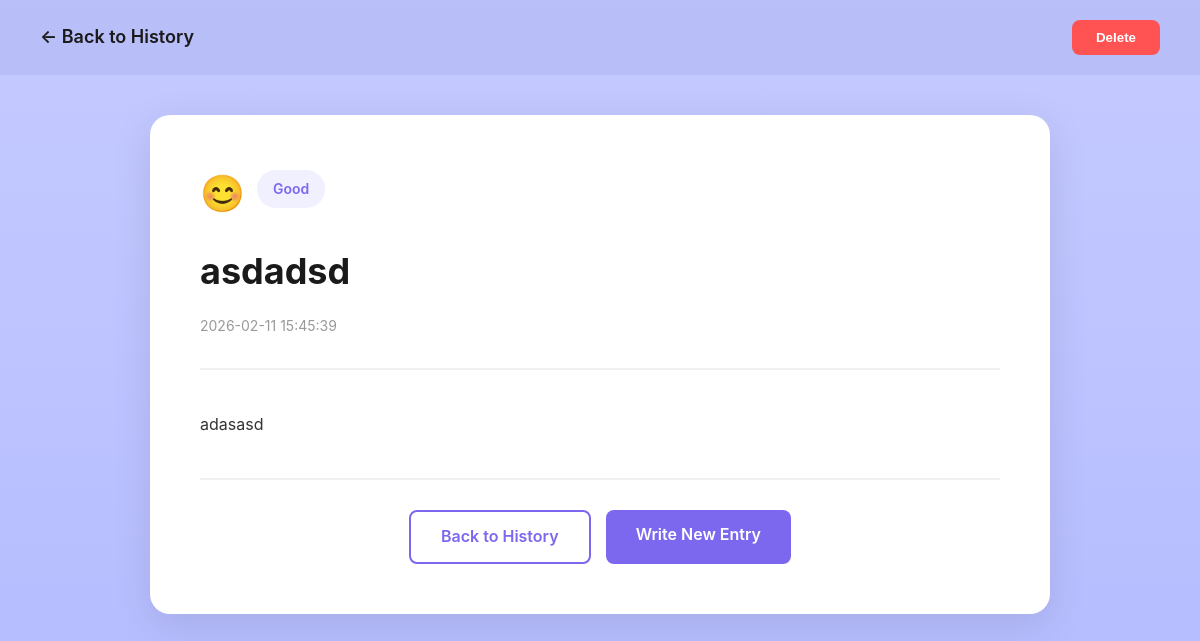
/entry/1 (signed in), run on the app's committed database.
### tables this page shows
CREATE TABLE Journal (
            id INTEGER PRIMARY KEY AUTOINCREMENT,
            user_username VARCHAR(20) NOT NULL,
            title VARCHAR(100) NOT NULL,
            content TEXT NOT NULL,
            timestamp DATETIME DEFAULT CURRENT_TIMESTAMP,
            sleep_hours FLOAT,
            mood TEXT,
            mood_rating REAL,
            tags TEXT,
            FOREIGN KEY (user_username) REFERENCES User(username) ON DELETE CASCADE
        );

### app.py (the view)
@app.route("/entry/<int:entry_id>", methods=["GET"])
def view_entry(entry_id):
    if not is_logged_in():
        return redirect(url_for("index"))
    username = session["Username"]
    conn = get_db_connection()
    entry = conn.execute(
        """
        SELECT id, title, content, strftime('%Y-%m-%d %H:%M:%S', timestamp) AS timestamp,
               mood, mood_rating
        FROM Journal WHERE id = ? AND user_username = ?
        """,
        (entry_id, username),
    ).fetchone()
    conn.close()
    if entry is None:
        flash("Entry not found", "error")
        return redirect(url_for("history"))
    return render_template("view_entry.html", entry=entry)

### app.py (called while the page is built)
def get_db_connection():
    conn = sqlite3.connect(DATABASE, check_same_thread=False)
    conn.row_factory = sqlite3.Row
    return conn

def is_logged_in():
    return "Username" in session

### templates/view_entry.html (shortened to what this page needs)
<!DOCTYPE html>
<html lang="en">
<head>
    <link rel="stylesheet" href="/static/style_redesigned.css">
</head>
<body class="view-entry-page">
    <div class="entry-topbar">
        <a href="/history" class="btn-back-simple">← Back to History</a>
        <div class="entry-actions">
            <form method="POST" action="/delete/{{ entry.id }}" style="display: inline;" onsubmit="return confirm('Are you sure you want to delete this entry?');">
                <button type="submit" class="btn-delete-entry">Delete</button>
            </form>
        </div>
    </div>
    <div class="entry-view-container">
        <div class="entry-view-header">
            <div class="entry-mood-badge">
                {% if entry.mood == 'happy' or entry.mood == 'good' %}
                    <span class="mood-emoji">😊</span>
                {% elif entry.mood == 'calm' or entry.mood == 'neutral' %}
                    <span class="mood-emoji">😌</span>
                {% elif entry.mood == 'sad' or entry.mood == 'bad' %}
                    <span class="mood-emoji">😢</span>
                {% elif entry.mood == 'anxious' %}
                    <span class="mood-emoji">😰</span>
                {% elif entry.mood == 'angry' %}
                    <span class="mood-emoji">😠</span>
                {% elif entry.mood == 'excited' %}
                    <span class="mood-emoji">😁</span>
                {% elif entry.mood == 'tired' %}
                    <span class="mood-emoji">😴</span>
                {% else %}
                    <span class="mood-emoji">📝</span>
                {% endif %}
                {% if entry.mood %}
                    <span class="mood-label">{{ entry.mood.capitalize() }}</span>
                {% endif %}
            </div>
            <h1 class="entry-view-title">{{ entry.title }}</h1>
            <div class="entry-meta-info">
                <span class="entry-date">{{ entry.timestamp }}</span>
            </div>
        </div>
        <div class="entry-view-content">
            <p>{{ entry.content | replace('\n', '<br>') | safe }}</p>
        </div>
        <div class="entry-view-footer">
            <a href="/history" class="btn-secondary">Back to History</a>
            <a href="/journal_entry" class="btn-primary">Write New Entry</a>
        </div>
    </div>
</body>
</html>

### static/style_redesigned.css (style rules this page uses)
* { margin: 0; padding: 0; box-sizing: border-box; }
body { font-family: 'Inter', -apple-system, BlinkMacSystemFont, 'Segoe UI', system-ui, sans-serif; background-color: #B3BAFF; color: #1A1A1A; line-height: 1.6; }
.mood-label { font-size: 14px; color: #666; margin-bottom: 10px; }
.btn-back-simple, .btn-dashboard-simple { color: #1A1A1A; text-decoration: none; font-weight: 600; font-size: 18px; }
.view-entry-page { background: linear-gradient(180deg, #C5CBFF 0%, #B3BAFF 100%); min-height: 100vh; }
.entry-topbar { display: flex; justify-content: space-between; align-items: center; padding: 20px 40px; background: rgba(155, 163, 232, 0.3); }
.entry-view-container { max-width: 900px; margin: 40px auto; background: white; border-radius: 20px; padding: 50px; box-shadow: 0 10px 40px rgba(0, 0, 0, 0.1); }
.entry-view-header { border-bottom: 2px solid #F0F0F0; padding-bottom: 30px; margin-bottom: 40px; }
.entry-mood-badge { display: flex; align-items: center; gap: 12px; margin-bottom: 20px; }
.mood-emoji { font-size: 36px; }
.mood-label { background: #F0F0FF; padding: 8px 16px; border-radius: 20px; font-weight: 600; color: #7B68EE; text-transform: capitalize; }
.entry-view-title { font-size: 36px; font-weight: 700; color: #1A1A1A; margin-bottom: 15px; }
.entry-meta-info { display: flex; gap: 20px; flex-wrap: wrap; }
.entry-date { color: #999; font-size: 14px; }
.entry-view-content { line-height: 1.8; font-size: 16px; color: #333; margin-bottom: 40px; }
.entry-view-content p { margin-bottom: 15px; }
.entry-view-footer { display: flex; gap: 15px; justify-content: center; padding-top: 30px; border-top: 2px solid #F0F0F0; }
.btn-delete-entry { background: #FF5252; color: white; padding: 10px 24px; border: none; border-radius: 8px; font-weight: 600; cursor: pointer; transition: background 0.3s; }
.btn-secondary { display: inline-block; background: transparent; color: #7B68EE; padding: 12px 30px; border: 2px solid #7B68EE; border-radius: 8px; text-decoration: none; font-weight: 600; transition: all 0.3s; }
.btn-primary { display: inline-block; background: #7B68EE; color: white; padding: 12px 30px; border-radius: 8px; text-decoration: none; font-weight: 600; transition: background 0.3s; }

### data on the page
Journal: mood "Good", title "asdadsd", content "adasasd"

### other printed values
{{ entry.timestamp }} "2026-02-11 15:45:39"
